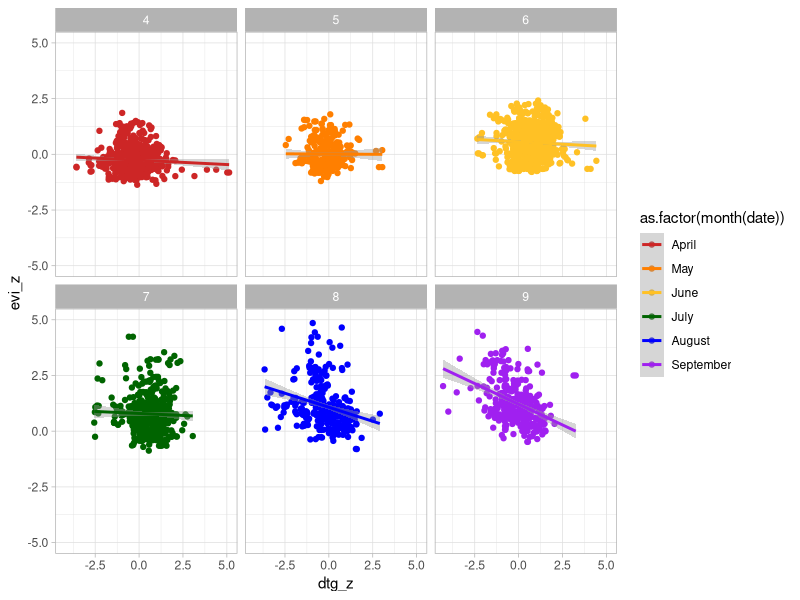
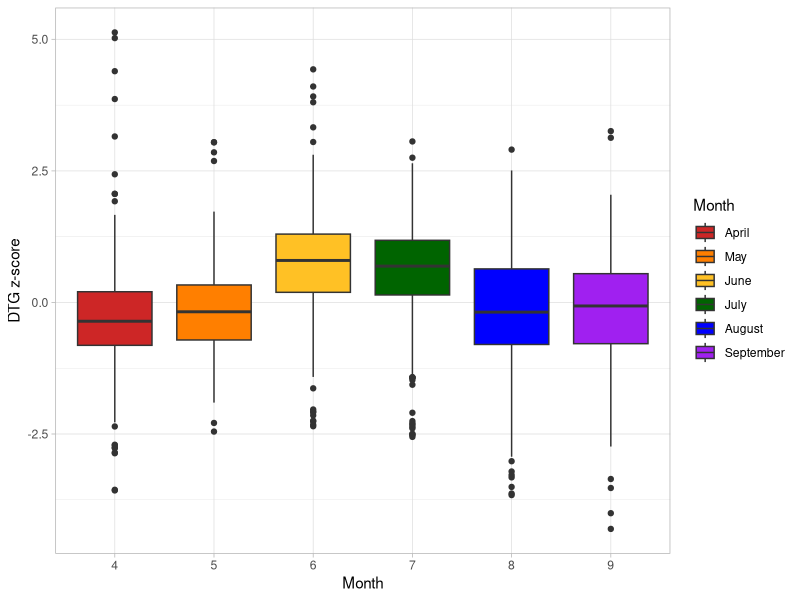
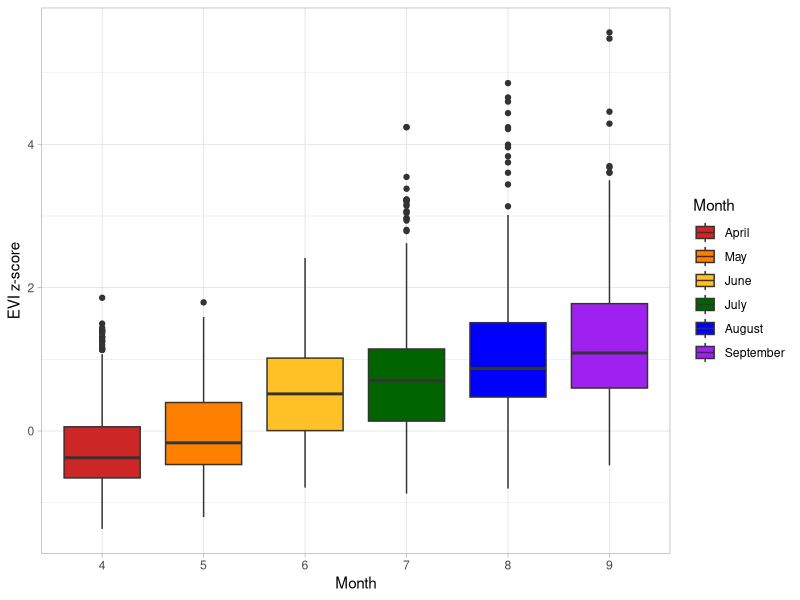
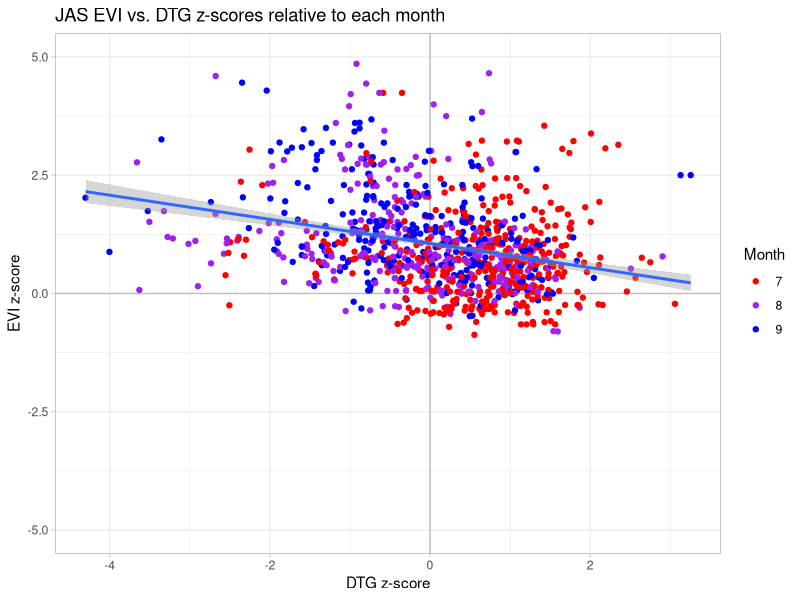

Generate these figures, in order, with R:
library(tidyverse)
# install.packages("zoo")
library(zoo)
library(lme4)


# EVI Measurements:

landsat_alluv <- read_csv("data/LandsatEVI_Alluvial.csv")
ls_alluv <- landsat_alluv %>% 
  transmute(date = make_date(year = year, month = month,
                             day = day),
            evi = EVI, name = name, well = "alluvial")


landsat_reg <- read_csv("data/LandsatEVI_Regional.csv")
ls_reg <- landsat_reg %>% 
  transmute(date = make_date(year = year, month = month,
                             day = day),
            evi = EVI, name = name, well = "regional")

evi_combo <- rbind(ls_alluv, ls_reg)

# groundwater data:

alluv_levels <- read_csv("data/Near-stream_alluvial-aquifer_water_levels.csv",
                         skip = 2, col_names = T)

alluvial <- alluv_levels %>% 
  transmute(date = as.POSIXct(lev_timestamp, 
                              tryFormats = c("%m/%d/%Y")),
            name = station_nm, 
            lat = y, 
            lon = x, 
            level = lev_va) %>%
  mutate(well = "alluvial")

# filter(alluvial) %>%
#   ggplot(aes(x = date, y = -level, group = name))+
#   geom_line()

# Rest of the wells:

regional_levels <- read_csv("data/Groundwater_levels_below_land_surface.csv")

regional <- regional_levels %>% 
  transmute(date = as.POSIXct(lev_timestamp, tryFormats = c("%m/%d/%y")),
            name = station_nm, lat = y, lon = x, level = lev_va) %>% 
  mutate(well = "regional")

# combine groundwater measurements

water_combo <- rbind(regional, alluvial) %>% 
  filter(year(date) <= 2024) %>% 
  select(date, name, well, level)

# %>% 
#   mutate(doy = yday(date), year = year(date))

# this is what DOESN'T work:
# combined_evi <- full_join(water_combo, evi_combo, 
#                           join_by(name, date, well))


# now to combine with these weird dates....

              
              expand_landsat_evi <- function(df) {
                df <- df %>%
                  arrange(date) %>%
                  mutate(interval = c(as.numeric(difftime(lead(date), date, units = "days")))) # interval = length of composite pd
                
                expanded_df <- df %>%
                  filter(!is.na(interval)) %>%
                  rowwise() %>%
                  do(data.frame(
                    date = seq(.$date, by = "day", length.out = .$interval), 
                    # the above code creates a sequence of days for each row starting with the 
                    # row's date value and ending after the interval # of days
                    evi = rep(.$evi, .$interval) 
                    # repeat the daily value as many times as days in the interval
                  ))
                
                # rowwise() and do() operate by binding the outputs of do() back into rows
                
                return(expanded_df)
              }
              
              evi_nested <- evi_combo %>% 
                group_by(well, name) %>% 
                nest()
              
              evi_expand <- evi_nested %>% 
                mutate(data = map(data, expand_landsat_evi)) %>% 
                unnest(data)
              
        # And what if i linearly interpolate?

# merge GW with "composite expanded" EVI

combined_evi <- full_join(water_combo, evi_expand,
                          join_by(name, date, well))

# yay!

stats <- combined_evi %>%
  filter(!is.na(evi), !is.na(level)) %>%
  group_by(name) %>% 
  summarise(evi_mean = mean(evi, na.rm = T), 
            evi_sd = sd(evi, na.rm = T),
            dtg_mean = mean(level, na.rm = T), 
            dtg_sd = sd(level, na.rm = T),
            evi_cv = evi_sd / evi_mean,
            dtg_cv = dtg_sd / dtg_mean
  ) %>% 
  ungroup()

stats_by_month <- combined_evi %>% 
  filter(!is.na(evi), !is.na(level)) %>% 
  mutate(month = month(date)) %>% 
  group_by(name, month) %>% 
  summarise(evi_mean = mean(evi, na.rm = T), 
            evi_sd = sd(evi, na.rm = T),
            dtg_mean = mean(level, na.rm = T), 
            dtg_sd = sd(level, na.rm = T),
            evi_cv = evi_sd / evi_mean,
            dtg_cv = dtg_sd / dtg_mean
  ) %>% 
  ungroup()

z_scores <- full_join(combined_evi, stats) %>% 
  filter(!is.na(evi), !is.na(level),
         month(date) %in% c(4, 5, 6, 7, 8, 9)
  ) %>% 
  mutate(evi_z = (evi - evi_mean)/evi_sd,
         dtg_z = (level - dtg_mean)/dtg_sd,
         month = month(date))

z_scores_monthly <- combined_evi %>%  # Z-scores data frame with mean & sd for any given Month
  mutate(month = month(date)) %>% 
  full_join(stats_by_month) %>% 
  filter(!is.na(evi), !is.na(level),
         month %in% c(4, 5, 6, 7, 8, 9)) %>% 
  group_by(name, month) %>% 
  mutate(evi_z = (evi - evi_mean)/evi_sd,
         dtg_z = (level - dtg_mean)/dtg_sd) %>% 
  ungroup()


# Regression lines: colored by MONTHS (growing season months)
colors <- c("firebrick3", "darkorange1", "goldenrod1", 
            "darkgreen", "blue", "purple")
names(colors) <- as.factor(seq(4, 9, by = 1))
ggplot(filter(z_scores, well == "alluvial"),
       aes(x = dtg_z, y = evi_z, 
           color = as.factor(month(date)),
           group = month(date))
)+
  geom_point()+
  geom_smooth(method = "lm", se = T)+
  ylim(c(-5, 5))+
  scale_color_manual(values = colors,
                     labels = c("April", "May", "June",
                                "July", "August", "September"))+
  theme_light()+
  facet_wrap(~month(date))

ggplot(filter(z_scores, well == "alluvial"), 
       aes(y = dtg_z, x = as.factor(month(date)),
           fill = as.factor(month(date))))+
  geom_boxplot()+
  #geom_boxplot(aes(y = evi_z), alpha = 0.2)+
  theme_light()+
  scale_fill_manual(values = colors,
                    labels = c("April", "May", "June",
                               "July", "August", "September"))+
  labs(fill = "Month")+
  xlab("Month")+
  ylab("DTG z-score")
#ggsave("figures/upland_DTGz_box.jpg", width = 6, height = 4, units = "in")

ggplot(filter(z_scores, dtg_z < 5, well == "alluvial"), 
       aes(y = evi_z, x = as.factor(month(date)),
           fill = as.factor(month(date))))+
  geom_boxplot()+
  theme_light()+
  scale_fill_manual(values = colors,
                    labels = c("April", "May", "June",
                               "July", "August", "September"))+
  labs(fill = "Month")+
  xlab("Month")+
  ylab("EVI z-score")
#ggsave("figures/upland_EVIz_box.jpg", width = 6, height = 4, units = "in")

ggplot(filter(z_scores, 
              well == "alluvial",
              month(date) %in% c(7, 8, 9)), 
       aes(x = dtg_z,
           y = evi_z))+
  geom_hline(yintercept = 0, color = "gray")+
  geom_vline(xintercept = 0, color = "gray")+
  geom_point(aes(color = as.factor(month(date))))+
  geom_smooth(method = "lm", se = TRUE)+
  scale_color_manual(values = c("red", "purple", "blue"))+
  theme_light()+
  ylim(c(-5,5))+
  xlab("DTG z-score")+
  ylab("EVI z-score")+
  labs(color = "Month")+
  ggtitle("JAS EVI vs. DTG z-scores relative to each month")+
  theme(strip.background = element_rect(color = "black", fill = "white"))+
  theme(strip.text = element_text(colour = 'black'))

summary(lm(evi_z ~ dtg_z, data = filter(z_scores, 
                                        well == "alluvial",
                                        month(date) %in% c(7, 8, 9))))


